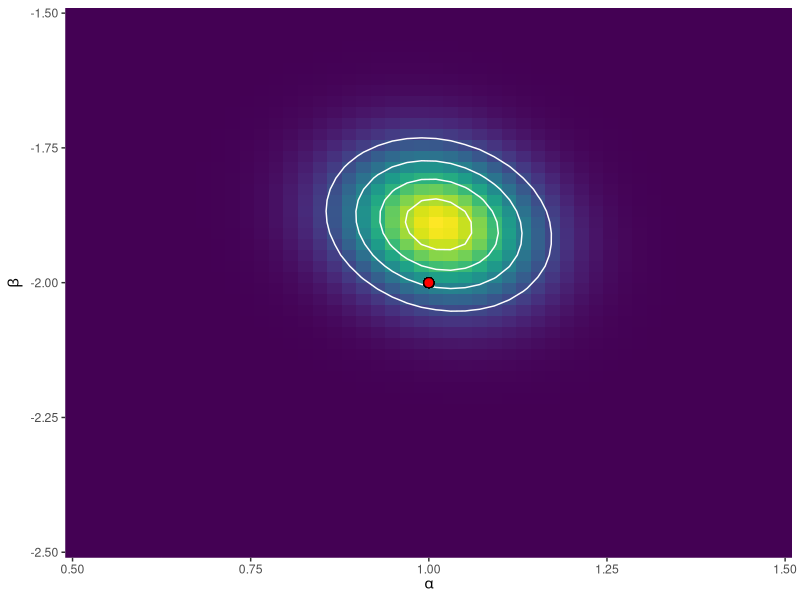

Generate this figure with R:
library(dplyr)
library(ggplot2)

set.seed(121195)

# Generación de datos
alpha <- 1
beta <- -2
sigma <- 0.8
n <- 80
x <- rnorm(n)
y <- rnorm(n, alpha + beta * x, sigma)
df <- data.frame(x = x, y = y)

# Crear grilla para alfa y beta
grid_a <- seq(0.5, 1.5, length.out = 50)
grid_b <- seq(-2.5, -1.5, length.out = 50)

# Crear todas las combinaciones entre los valores de las dos grillas
grid_df <- expand.grid(grid_a, grid_b)

# Utilizar nombres indicativos
names(grid_df) <- c("a", "b")

# Crear vectores que van a contener los valores de la
# función de verosimilitud y del posterior
likelihood <- numeric(nrow(grid_df))
posterior <- numeric(nrow(grid_df))

# Calcular la función de verosimilitud en cada punto
for (i in seq_along(likelihood)) {
    likelihood[i] <- prod(dnorm(y, grid_df$a[i] + grid_df$b[i] * x, sigma))
}
# Calcular el posterior en cada punto
posterior <- (
    likelihood 
    * dnorm(grid_df$a, mean = 0, sd = 1.5) # alpha ~ Normal(0, 1.5)
    * dnorm(grid_df$b, mean = 0, sd = 2)   # beta ~ Normal(0, 2)
)

# Escalar el posterior para que sea propio
posterior <- posterior / sum(posterior)

# Incorporar likelihood y posterior al data frame
grid_df$likelihood <- likelihood
grid_df$posterior <- posterior

# Graficar con ggplot
ggplot(grid_df, aes(x = a, y = b)) +
    geom_raster(aes(fill = posterior)) +
    stat_contour(aes(z = posterior), col = "white", bins = 5) +
    geom_point(x = alpha, y = beta, color = "black", fill = "red", size = 3, pch = 21) +
    labs(x = expression(alpha), y = expression(beta)) +
    viridis::scale_fill_viridis() +
    theme(legend.position = "none") +
    scale_x_continuous(expand = c(0, 0)) +
    scale_y_continuous(expand = c(0, 0))
